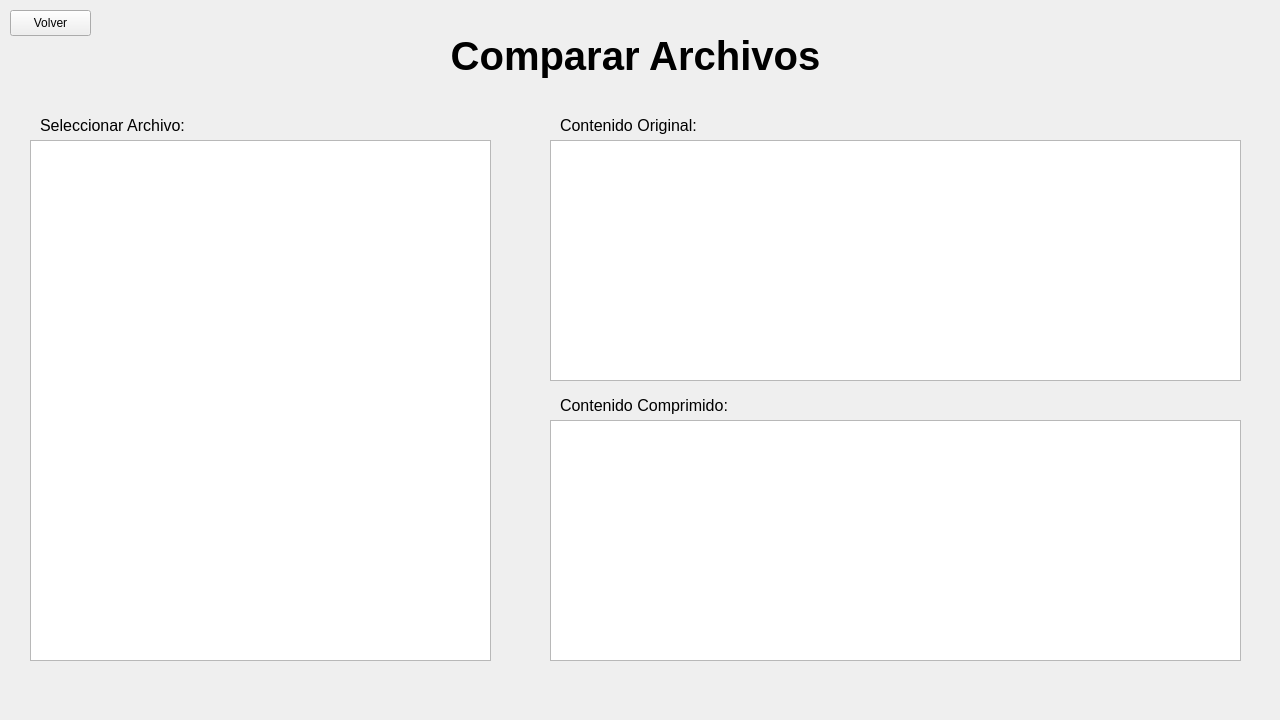
<?xml version="1.0" encoding="UTF-8"?>
<ui version="4.0">
 <class>showFile</class>
 <widget class="QWidget" name="showFile">
  <property name="geometry">
   <rect>
    <x>0</x>
    <y>0</y>
    <width>1280</width>
    <height>720</height>
   </rect>
  </property>
  <property name="windowTitle">
   <string>Form</string>
  </property>
  <widget class="QPushButton" name="back_btn">
   <property name="geometry">
    <rect>
     <x>10</x>
     <y>10</y>
     <width>81</width>
     <height>26</height>
    </rect>
   </property>
   <property name="text">
    <string>Volver</string>
   </property>
  </widget>
  <widget class="QLabel" name="label_2">
   <property name="geometry">
    <rect>
     <x>410</x>
     <y>30</y>
     <width>451</width>
     <height>51</height>
    </rect>
   </property>
   <property name="font">
    <font>
     <pointsize>30</pointsize>
     <bold>true</bold>
    </font>
   </property>
   <property name="text">
    <string>Comparar Archivos</string>
   </property>
   <property name="scaledContents">
    <bool>false</bool>
   </property>
   <property name="alignment">
    <set>Qt::AlignmentFlag::AlignCenter</set>
   </property>
   <property name="wordWrap">
    <bool>false</bool>
   </property>
  </widget>
  <widget class="QTableWidget" name="tableFile">
   <property name="geometry">
    <rect>
     <x>30</x>
     <y>140</y>
     <width>461</width>
     <height>521</height>
    </rect>
   </property>
  </widget>
  <widget class="QTextEdit" name="textFileO">
   <property name="geometry">
    <rect>
     <x>550</x>
     <y>140</y>
     <width>691</width>
     <height>241</height>
    </rect>
   </property>
  </widget>
  <widget class="QTextEdit" name="textFileC">
   <property name="geometry">
    <rect>
     <x>550</x>
     <y>420</y>
     <width>691</width>
     <height>241</height>
    </rect>
   </property>
  </widget>
  <widget class="QLabel" name="label">
   <property name="geometry">
    <rect>
     <x>40</x>
     <y>110</y>
     <width>151</width>
     <height>31</height>
    </rect>
   </property>
   <property name="font">
    <font>
     <pointsize>12</pointsize>
    </font>
   </property>
   <property name="text">
    <string>Seleccionar Archivo:</string>
   </property>
  </widget>
  <widget class="QLabel" name="label_3">
   <property name="geometry">
    <rect>
     <x>560</x>
     <y>110</y>
     <width>151</width>
     <height>31</height>
    </rect>
   </property>
   <property name="font">
    <font>
     <pointsize>12</pointsize>
    </font>
   </property>
   <property name="text">
    <string>Contenido Original:</string>
   </property>
  </widget>
  <widget class="QLabel" name="label_4">
   <property name="geometry">
    <rect>
     <x>560</x>
     <y>390</y>
     <width>181</width>
     <height>31</height>
    </rect>
   </property>
   <property name="font">
    <font>
     <pointsize>12</pointsize>
    </font>
   </property>
   <property name="text">
    <string>Contenido Comprimido:</string>
   </property>
  </widget>
 </widget>
 <resources/>
 <connections/>
</ui>
